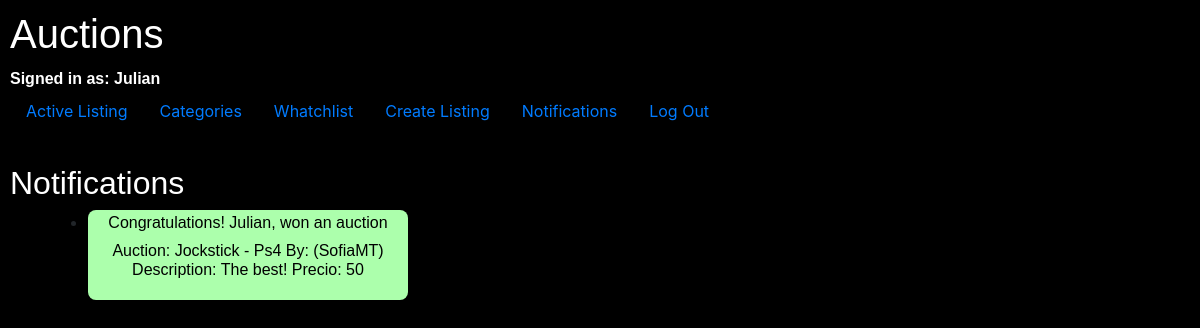
The page /2/notifications (signed in) on the database its author committed.
### auctions/models.py (models this page shows, shortened)
class User(AbstractUser):
    pass

class Ganada(models.Model):
    usuario = models.ForeignKey(Usuario, on_delete=models.CASCADE, null= False, blank=False)
    subasta = models.ForeignKey(Subasta, on_delete=models.CASCADE, null= False, blank=False)

class Subasta(models.Model):
    titulo = models.CharField(max_length=50)
    descripcion = models.CharField(max_length=300)
    categoria = models.CharField(max_length=20, choices=CATEGORIAS_CHOICES, default='Hogar')
    precioInicial = models.IntegerField()
    imagen = models.ImageField(upload_to = 'subastas', null= True)
    usuario = models.ForeignKey(Usuario, on_delete=models.CASCADE, related_name="subastasU")
    comentarios = models.ManyToManyField(Comentario, blank=True, related_name="subastasC")
    ofertas = models.ManyToManyField(Oferta, blank=True, related_name="subastasO")
    estado = models.BooleanField(default=True)
    def __str__(self):
        return f"{self.titulo} By: ({self.usuario}) \n  Description: {self.descripcion} \n Precio: {self.precioInicial} "

class Usuario(models.Model):
    nombre_usuario = models.CharField(max_length=300, blank=False)
    email = models.EmailField(blank=False)
    password = models.CharField(max_length=300, blank=False)
    def __str__(self):
        return f"{self.nombre_usuario}"

### auctions/views.py (the view)
# urls.py: path("<int:user_id>/notifications", views.notificacion, name="notificar"),
@login_required
def notificacion(request, user_id):
    usuario = Usuario.objects.get(pk=user_id-1)
    ganadas = Ganada.objects.filter(usuario=usuario).all()
    return render(request, "auctions/notificaciones.html", {"notificaciones": ganadas})

### auctions/templates/auctions/notificaciones.html
{% extends "auctions/layout.html" %}
{% load static %}
{% block seguimiento %}
<li class="nav-item">
    <a class="nav-link" href="{% url 'seguimiento' 0 user.id  %}">Whatchlist</a>
</li>
{% endblock%}
{% block body %}
<h2 class="titulo" >Notifications</h2>
<ul>
    {% for not in notificaciones %}
    <li class="confirmacionNot">
        <h6 class="tituloConfirmacion">Congratulations! {{user}}, won an auction</h6>
        <h6 class="tituloConfirmacion">Auction: {{not.subasta}} </h6>
     </li>
    <br>
    {% endfor %}
</ul>
{% endblock %}

### auctions/templates/auctions/layout.html (shortened to what this page needs)
{% load static %}
<!DOCTYPE html>
<html lang="en">
    <head>
        <link rel="stylesheet" href="https://stackpath.bootstrapcdn.com/bootstrap/4.4.1/css/bootstrap.min.css">
        <link href="{% static 'auctions/styles.css' %}" rel="stylesheet">
        <link href="{% static 'auctions/css.css' %}" rel="stylesheet">
    </head>
    <body>
        <h1 class="titulo">Auctions</h1>
        <div>
            {% if user.is_authenticated %}
                 <strong class = "titulo">Signed in as: {{ user.username}} </strong>
            {% else %}
                Not signed in.
            {% endif %}
        </div>
        <ul class="nav">
            <li class="nav-item">
                <a class="nav-link"  href="{% url 'index' %}">Active Listing</a>
            </li>
            {% if user.is_authenticated %}
                <li class="nav-item">
                    <a class="nav-link" href="{% url 'categorias' %}">Categories</a>
                </li>
                {% block seguimiento %}
                {% endblock %}
                <li class="nav-item">
                    <a class="nav-link" href="{% url 'agregarS' user.id %}">Create Listing</a>
                </li>
                <li class="nav-item">
                    <a class="nav-link" href="{% url 'notificar' user.id %}">Notifications</a>
                </li>
                <li class="nav-item">
                    <a class="nav-link" href="{% url 'logout' %}">Log Out</a>
                </li>
            {% endif %}
        </ul>
        <hr>
        {% block body %}
        {% endblock %}
    </body>
</html>

### auctions/static/auctions/styles.css (style rules this page uses)
body { padding: 10px; }

### auctions/static/auctions/css.css (style rules this page uses)
body { background: rgb(0, 0, 0); }
.titulo { color: rgb(255, 255, 255); font-family: 'Gill Sans', 'Gill Sans MT', Calibri, 'Trebuchet MS', sans-serif; }
.tituloConfirmacion { color:black; text-align:center; font-family: 'Gill Sans', 'Gill Sans MT', Calibri, 'Trebuchet MS', sans-serif; margin-top:4px; }
.confirmacionNot { width:320px; height:90px; background:rgb(172, 255, 172); margin-left:38px; border-radius:8px; }

### rows shown on the page
User: username "Julian"
Ganada: subasta "Jockstick - Ps4 By: (SofiaMT) Description: The best! Precio: 50"
